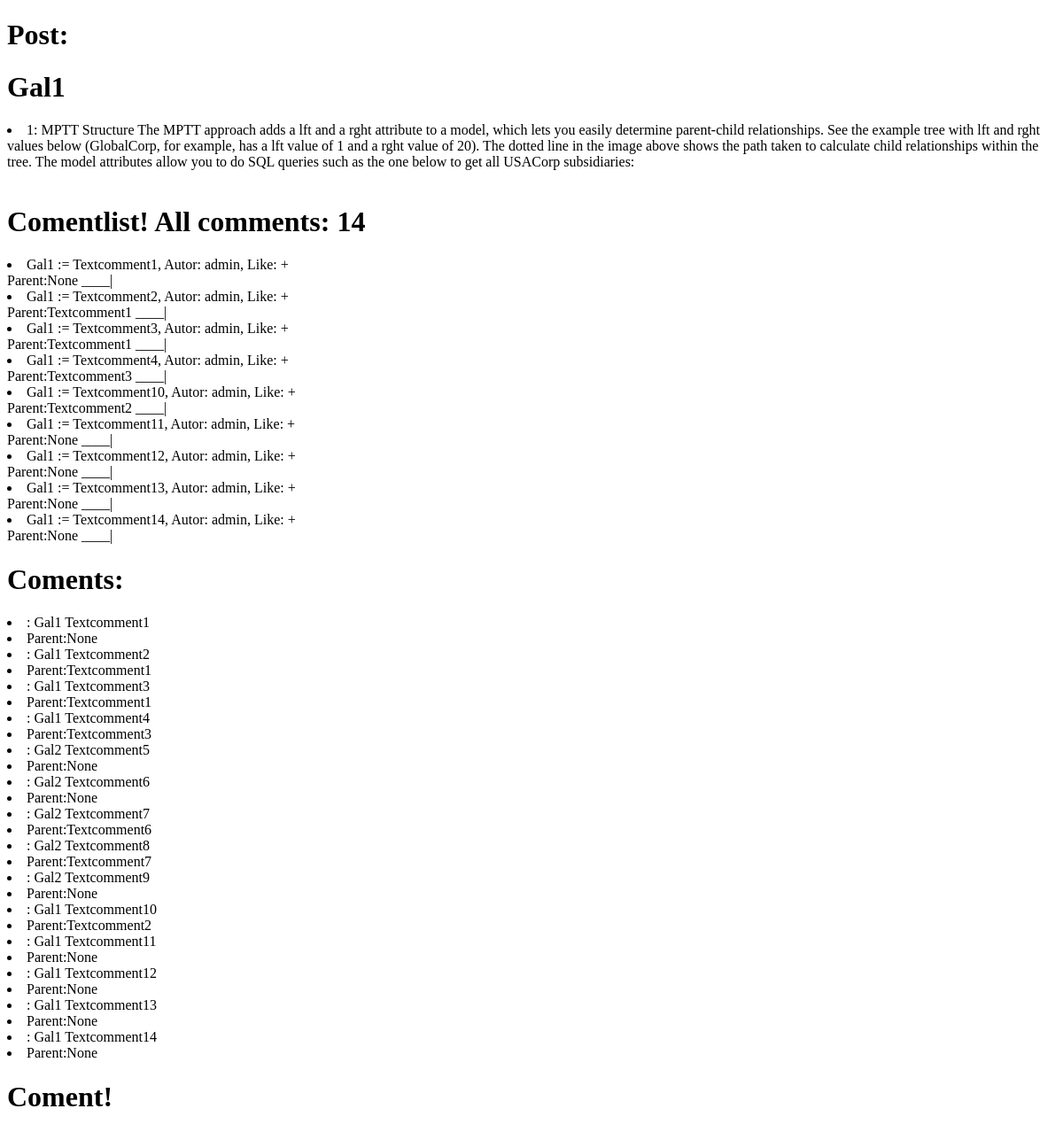
/newcabspk/1/, run on an earlier commit of the app's database.
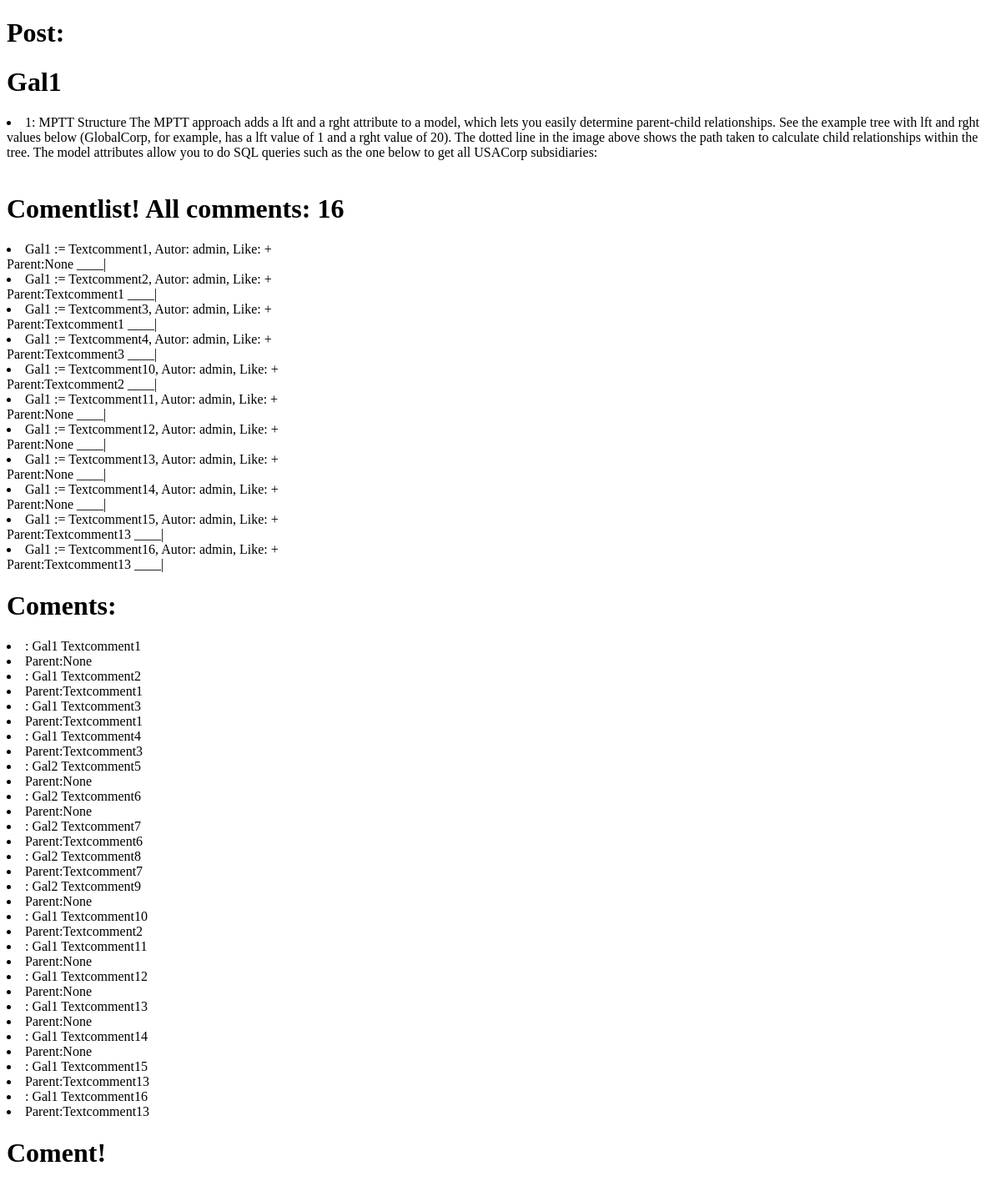
And on a later commit of the database.
### appcoment/models.py (models this page shows, shortened)
@python_2_unicode_compatible
class PostModel(models.Model):
    title = models.CharField(max_length=200)
    conten = models.TextField()
    timecreated = models.DateTimeField(verbose_name='Data Created', auto_now_add=True)
    def __str__(self):
        return self.title

class CommentAbs(MPTTModel):
    textcomment = models.CharField(max_length=100)
    likecom = models.CharField(max_length=1, default='+')
    parent = models.ForeignKey('self', blank=True, null=True, verbose_name="parent", related_name='child', db_index=True)
    class Meta:
        abstract = True

class CommentList(CommentAbs):
    autor = models.ForeignKey(User)
    textcom = models.ForeignKey(PostModel, related_name='postnuber')
    def __str__(self):
        return self.textcomment

### appcoment/views.py (the view)
# urls.py: url(r'^newcabspk/(?P<pk>[0-9]+)/$', newcabspk),
def newcabspk(request, pk):
    post = PostModel.objects.filter(pk=pk)
    comls = CommentList.objects.select_related('textcom').filter(textcom=pk)
    allcom = CommentList.objects.all()
    return render_to_response('postcom.html', {'comls': comls, 'post': post, 'allcom': allcom})

### appcoment/templates/postcom.html (shortened to what this page needs)
<!DOCTYPE html>
<html lang="en">
<head>
</head>
<body>
<h1>Post:</h1>
    {% for foo in post %}
        <h1>{{ foo.title }}</h1>
        <li>{{ foo.id }}: {{ foo.conten }} </li>
        <br>
    {% endfor %}
<h1>Comentlist! All comments: {{ allcom.count }} </h1>
{% for comlss in comls %}
    <li>  {{ comlss.textcom }} := {{ comlss.textcomment }}, Autor: {{ comlss.autor }}, Like: {{ comlss.likecom }} </li>
     Parent:{{ comlss.parent }} ____|
{% endfor %}
<h1>Coments:</h1>
{% for comlss in allcom %}
    <li>{{ comlss.comtopost_id }}: {{ comlss.comtopost }} {{ comlss.textcom }} {{ comlss.textcomment }}</li>
    <li> Parent:{{ comlss.parent }} </li>
{% endfor %}
<h1>Coment!</h1>
</body>
</html>

What changed in the data, as far as the page shows it:
added CommentList: textcom "Gal1", textcomment "Textcomment15", autor "admin", likecom "+", parent "Textcomment13"
added CommentList: textcom "Gal1", textcomment "Textcomment16", autor "admin", likecom "+", parent "Textcomment13"
Also different on the page:
{{ allcom.count }}: "14" → "16"
